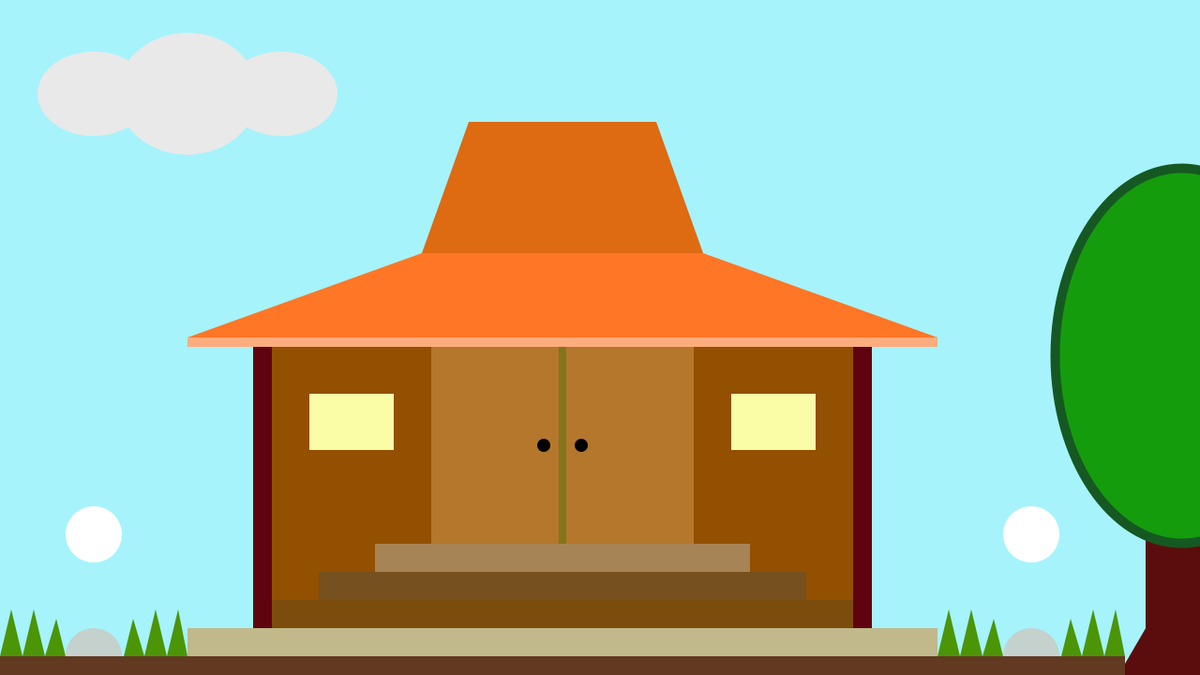
Frame 1 (no input)
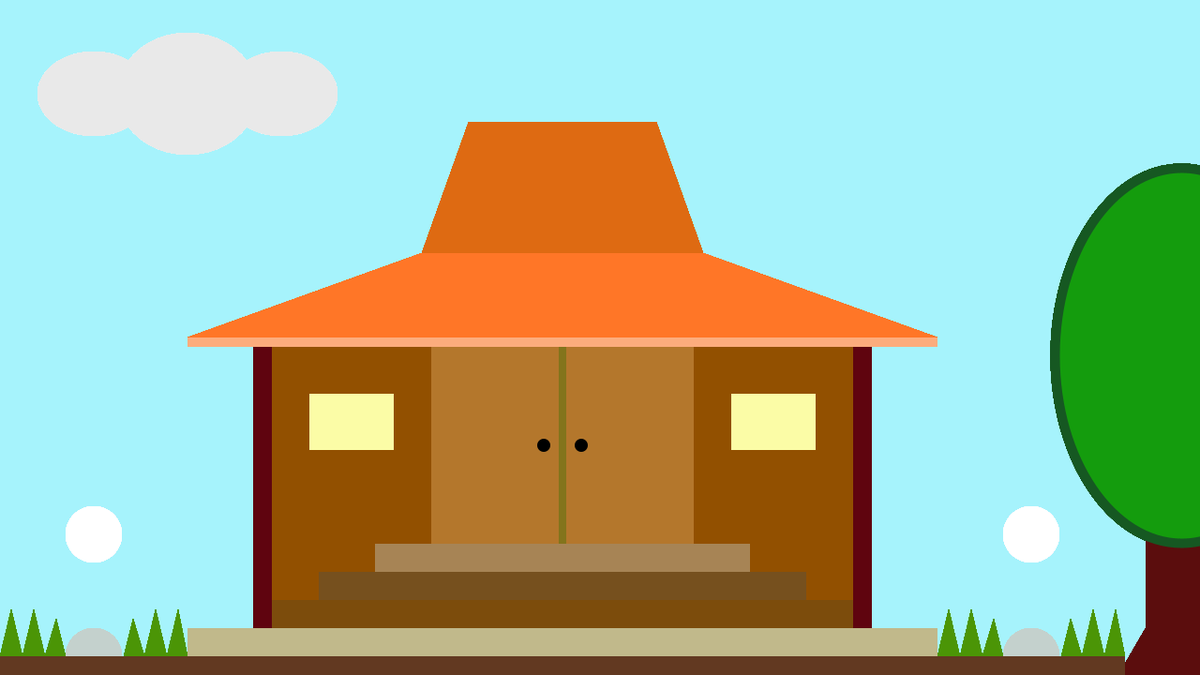
Frame 60 (the mouse pressed at the canvas centre just before this capture)
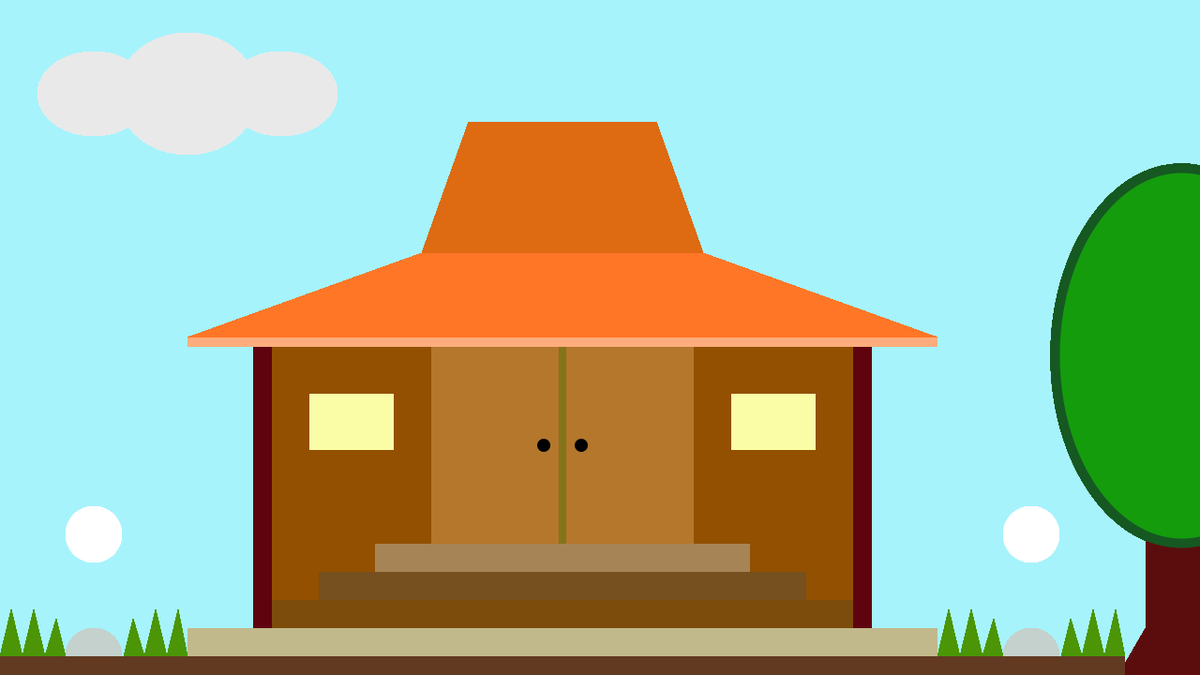
Frame 120 (the mouse held since frame 60 and released just before this capture)

The Processing sketch that drew these frames (run headless with seeded random() and noise(); from frame 60 on, the mouse is pressed at the canvas centre):

// Processing sketch: rumahJoglo
// ── rumahJoglo.pde
void setup(){
  size(1280,720);
  background(166,243,252);
  smooth();
}
void draw(){
  fill(146, 80 ,0);
  rect(278, 350, 224, 290);
  rect(725, 350, 200, 290);
  pohon();
  scale(2);
  joglo();
  
  
  
}

void joglo(){
  //tembok
  fill(0);
  rect(278, 350, 224, 247);
  
//dasar pondasi 1
  fill(193,185,139);
  beginShape(POLYGON);
  vertex(100,335);
  vertex(500,335);
  vertex(500,350);
  vertex(100,350);
  endShape(CLOSE);
  
  //dasar pondasi 2
  fill(124,76,12);
  beginShape(POLYGON);
  vertex(135,320);
  vertex(465,320);
  vertex(465,335);
  vertex(135,335);
  endShape(CLOSE);
  
  //dasar pondasi 3
  fill(118,80,30);
  beginShape(POLYGON);
  vertex(170,305);
  vertex(430,305);
  vertex(430,320);
  vertex(170,320);
  endShape(CLOSE);
  
  //dasar pondasi 4
  fill(167,132,85);
  beginShape(POLYGON);
  vertex(200,290);
  vertex(400,290);
  vertex(400,305);
  vertex(200,305);
  endShape(CLOSE);

  //tiang kanan
  fill(95,4,15);
  beginShape(POLYGON);
  vertex(455,335);
  vertex(465,335);
  vertex(465,185);
  vertex(455,185);
  endShape(CLOSE);
  
  //tiang kiri
  fill(95,4,15);
  beginShape(POLYGON);
  vertex(135,335);
  vertex(145,335);
  vertex(145,185);
  vertex(135,185);
  endShape(CLOSE);
    
  //tiang atas 
  fill(252,172,125);
  beginShape(POLYGON);
  vertex(500,185);
  vertex(100,185);
  vertex(100,180);
  vertex(500,180);
  endShape(CLOSE);
  
  //atap bawah 
  smooth();
  fill(255,118,39);
  beginShape(POLYGON);
  vertex(100,180);
  vertex(500,180);
  vertex(100,180);
  vertex(225,135);
  vertex(375,135);
  vertex(500,180);
  endShape();
  
  //atap atas 
  fill(222,106,18);
  beginShape(POLYGON);
  vertex(225,135);
  vertex(250,65);
  vertex(350,65);
  vertex(375,135);
  endShape();
  noFill();
  
    //pintu kiri
  fill(180,119,44);
  beginShape(POLYGON);
  vertex(230,290);
  vertex(230,185);
  vertex(298,185);
  vertex(298,290);
  endShape();
  
  //pintu kanan
  fill(180,119,44);
  beginShape(POLYGON);
  vertex(370,290);
  vertex(370,185);
  vertex(302,185);
  vertex(302,290);
  endShape();
    
  //tiang pintu tengah 
  fill(131,116,28);
  beginShape(POLYGON);
  vertex(298,290);
  vertex(298,185);
  vertex(302,185);
  vertex(302,290);
  endShape();
  
    //gagang pintu
  fill(0);
  ellipse(310,237.5,7,7);
  ellipse(290,237.5,7,7);
  
    //jendela kanan
  fill(251,252,166);
  beginShape(POLYGON);
  vertex(390,210);
  vertex(390,240);
  vertex(435,240);
  vertex(435,210);
  vertex(390,210);
  endShape();
  
  //jendela kiri
  fill(251,252,166);
  beginShape(POLYGON);
  vertex(210,210);
  vertex(210,240);
  vertex(165,240);
  vertex(165,210);
  vertex(210,210);
  endShape();
  
    //sekat cendela
  line(188,210,188,240);
  line(413,210,413,240);
  
  //Lampu taman kiri
  fill(196,209,205);
  arc(50,350,30,30,(180*PI)/180,(360*PI)/180);
  fill(255);
  ellipse(50,285,30,30);
  ellipse(50,285,30,6);
  endShape();
  
    //lampu taman Kanan
  fill(196,209,205);
  arc(550,350,30,30,(180*PI)/180,(360*PI)/180);
  fill(255);
  ellipse(550,285,30,30);
  ellipse(550,285,30,6);
  strokeWeight(1);
  line(50,302,50,335);
  line(550,302,550,335);
  endShape();
  
  //tanah 
  fill(98,57,33);
  beginShape(POLYGON);
  vertex(0,350);
  vertex(0,400);
  vertex(600,400);
  vertex(600,350);
  endShape();
  
    //rumput kiri 
  beginShape(TRIANGLES);
  fill(75,149,6);
  vertex(0,350);
  vertex(6,325);
  vertex(12,350);
  vertex(12,350);
  vertex(18,325);
  vertex(24,350);
  vertex(24,350);
  vertex(30,330);
  vertex(35,350);
  vertex(66,350);
  vertex(71,330);
  vertex(77,350);
  vertex(77,350);
  vertex(83,325);
  vertex(89,350);
  vertex(89,350);
  vertex(95,325);
  vertex(100,350);
  endShape();
  
  //rumput kanan 
  beginShape(TRIANGLES);
  fill(75,149,6);
  vertex(500,350);
  vertex(506,325);
  vertex(512,350);
  vertex(512,350);
  vertex(518,325);
  vertex(524,350);
  vertex(524,350);
  vertex(530,330);
  vertex(535,350);
  vertex(566,350);
  vertex(571,330);
  vertex(577,350);
  vertex(577,350);
  vertex(583,325);
  vertex(589,350);
  vertex(589,350);
  vertex(595,325);
  vertex(600,350);
  endShape();
  
  //awan
  noStroke();
  fill(233,233,233);
  ellipse(50,50,60,45);
  ellipse(100,50,75,65);
  ellipse(150,50,60,45);
}

void pohon(){
  noStroke();
  fill(#5B0D0D);
  rect(1222,381,75,337);
  triangle(1275,579,1193,720,1359,720);
  
  fill(20,156,13);
  strokeWeight(10);
  stroke(22,88,34);
  ellipse(1126+(269/2),179+200,269,400);
  noStroke();
  
  
}
